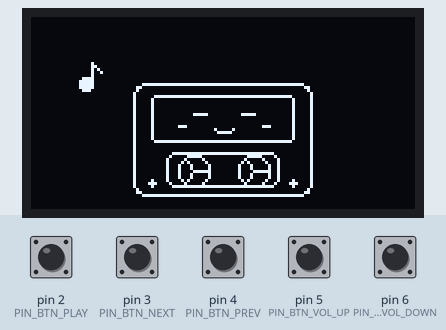
This sketch was run on a simulated Arduino Uno, built with avr-gcc and run on an emulated ATmega328P. Shown: 128×64 one-colour display. The test bench sets the inputs (shaded band); at power-on: pin 2 (PIN_BTN_PLAY), pin 3 (PIN_BTN_NEXT), pin 4 (PIN_BTN_PREV), pin 5 (PIN_BTN_VOL_UP), pin 6 (PIN_BTN_VOL_DOWN) HIGH. The audio player accepts every command and is not drawn; what the sketch prints to the serial monitor is not drawn.

Above: at 1.7 s.
1.8 s: pin 2 (PIN_BTN_PLAY) pulled LOW for 1 s
4.3 s: pin 3 (PIN_BTN_NEXT) pulled LOW for 0.15 s
At 5.3 s:
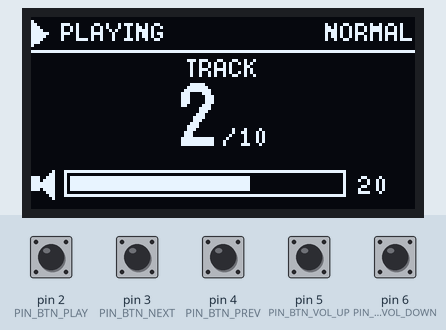
6.1 s: pin 2 (PIN_BTN_PLAY) pulled LOW for 0.15 s
At 7.7 s:
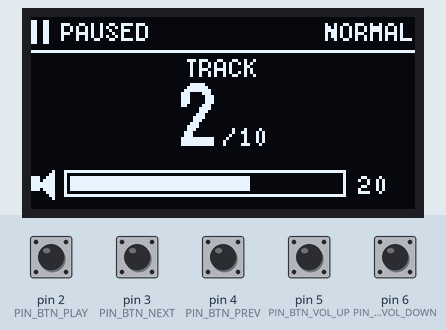
8.0 s: pin 2 (PIN_BTN_PLAY) pulled LOW for 1 s
At 9.4 s:
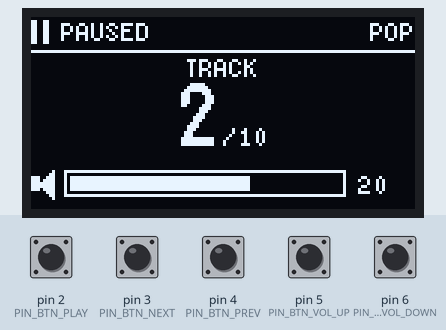
10.5 s: pin 4 (PIN_BTN_PREV) pulled LOW for 0.15 s
At 12.0 s:
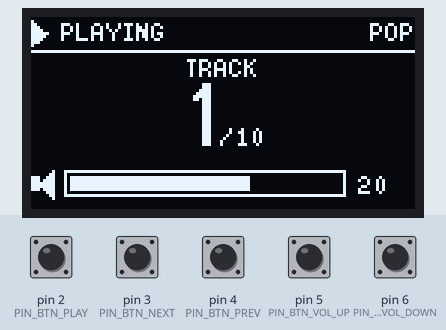
12.3 s: pin 5 (PIN_BTN_VOL_UP) pulled LOW for 0.15 s
At 14.0 s:
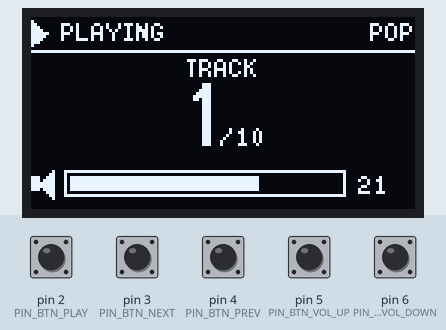
Timing chart, 0 to 15.0 s (numbered marks = the images above; inputs shaded):
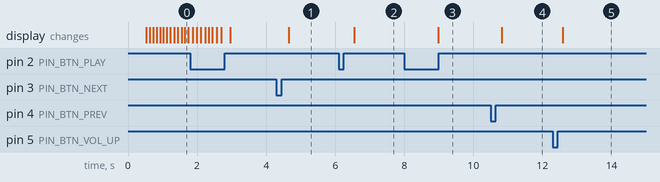

Measured:
- after the input at 4.3 s, the display: changes after 0.35 s (image 1)
- after the input at 6.1 s, the display: changes after 0.45 s (image 2)
- after the input at 8.0 s, the display: changes after 0.98 s (image 3)
- after the input at 10.5 s, the display: changes after 0.32 s (image 4)
- after the input at 12.3 s, the display: changes after 0.30 s (image 5)

The sketch:

MP3Player.ino
```cpp
// MP3Player: Arduino Uno + DFPlayer Mini + SH1106 OLED + 5 buttons.
//
// This file only connects the modules. Pins and settings: config.h.
// Serial monitor: 115200 baud.

#include "config.h"
#include "debug.h"
#include "Buttons.h"
#include "Player.h"
#include "Display.h"

Buttons buttons;
Player  player;
Display display;

static bool booting = true;

static void handleButton(ButtonEvent ev) {
  DBG(F("[btn] "));
  DBGLN(Buttons::name(ev));
  switch (ev) {
    case BTN_PLAY:      player.togglePlay(); break;
    case BTN_NEXT:      player.next();       break;
    case BTN_PREV:      player.previous();   break;
    case BTN_VOL_UP:    player.volumeUp();   break;
    case BTN_VOL_DOWN:  player.volumeDown(); break;
    case BTN_PLAY_LONG: player.cycleEq();    break;
    default: break;
  }
}

void setup() {
  // Serial is always on so errors are visible even with DEBUG 0.
  Serial.begin(SERIAL_BAUD);
  Serial.println(F("\nMP3Player booting"));

  uint8_t held = buttons.begin();
  for (uint8_t i = 0; i < Buttons::COUNT; i++) {
    if (held & (1 << i)) {
      Serial.print(F("WARN: button reads pressed at boot: "));
      Serial.print(Buttons::name((ButtonEvent)(i + 1)));
      Serial.println(F(" (check which switch legs are wired)"));
    }
  }

  player.begin();    // opens the serial link; the DFPlayer boots meanwhile
  display.begin();   // logs its own error; the player works without it
  display.startBoot(millis());
}

void loop() {
  uint32_t now = millis();
  buttons.update(now);

  ButtonEvent ev;
  if (booting) {
    // Any press during the animation just skips it.
    while ((ev = buttons.poll()) != BTN_NONE) display.skipBoot();
    // The animation doubles as the DFPlayer's start-up time. If it was
    // skipped, or there's no display, wait out DF_BOOT_MS (without blocking).
    if (display.bootDone() && now >= DF_BOOT_MS) {
      player.connect();
      booting = false;
    }
  } else {
    while ((ev = buttons.poll()) != BTN_NONE) handleButton(ev);
    player.update(now);
  }

  display.update(now, player.state());
}
```

BootAnim.cpp
```cpp
#include "config.h"
#if USE_DISPLAY
#include "BootAnim.h"
#include <avr/pgmspace.h>

// Timeline (ms): hop in 0-460, reels spin from 460, blinks at 1000 and 1700,
// notes float up from 600, happy face + "hi!" from 2000.

constexpr int CX = 64;       // cassette centre x
constexpr int REST_Y = 22;   // cassette top edge once it has landed

// Reel spoke endpoints (dx, dy) at radius 4, for 4 rotation phases.
// Three spokes 120 deg apart look identical after a 120 deg turn, so 4 steps
// of 30 deg are a full visual cycle, with no sin()/cos() or float code
// (floating-point math would add ~1-2 KB of flash on the AVR).
static const int8_t SPOKES[4][3][2] PROGMEM = {
  { { 4, 0 }, { -2, 3 }, { -2, -3 } },   //   0, 120, 240 deg
  { { 3, 2 }, { -3, 2 }, {  0, -4 } },   //  30, 150, 270
  { { 2, 3 }, { -4, 0 }, {  2, -3 } },   //  60, 180, 300
  { { 0, 4 }, { -3, -2 }, { 3, -2 } },   //  90, 210, 330
};

static int cassetteY(uint16_t t) {
  if (t < 300) return 2 + (REST_Y - 2) * (int)t / 300;       // drop
  if (t < 380) return REST_Y - 3 * (int)(t - 300) / 80;      // bounce up...
  if (t < 460) return REST_Y - 3 + 3 * (int)(t - 380) / 80;  // ...and settle
  return REST_Y;
}

static void drawReel(U8G2 &g, int cx, int cy, uint8_t phase) {
  g.drawCircle(cx, cy, 5);
  for (uint8_t k = 0; k < 3; k++) {
    int8_t dx = (int8_t)pgm_read_byte(&SPOKES[phase][k][0]);
    int8_t dy = (int8_t)pgm_read_byte(&SPOKES[phase][k][1]);
    g.drawLine(cx, cy, cx + dx, cy + dy);
  }
}

static void drawEye(U8G2 &g, int x, int y, bool blink, bool happy) {
  if (happy) {                       // ^
    g.drawLine(x - 2, y + 1, x, y - 1);
    g.drawLine(x, y - 1, x + 2, y + 1);
  } else if (blink) {                // -
    g.drawHLine(x - 2, y, 5);
  } else {                           // o
    g.drawDisc(x, y, 2);
  }
}

static void drawCassette(U8G2 &g, int y, uint16_t t) {
  g.drawRFrame(CX - 30, y, 60, 38, 4);        // body
  g.drawRFrame(CX - 24, y + 4, 48, 16, 2);    // label = face
  g.drawRFrame(CX - 19, y + 23, 38, 12, 3);   // reel window
  g.drawDisc(CX - 24, y + 33, 1);             // screw holes
  g.drawDisc(CX + 23, y + 33, 1);

  bool blink = (t >= 1000 && t < 1120) || (t >= 1700 && t < 1820);
  bool happy = t >= 2000;
  drawEye(g, CX - 8, y + 10, blink, happy);
  drawEye(g, CX + 8, y + 10, blink, happy);

  g.drawPixel(CX - 3, y + 15);                // smile
  g.drawHLine(CX - 2, y + 16, 5);
  g.drawPixel(CX + 3, y + 15);
  g.drawHLine(CX - 15, y + 14, 3);            // blush
  g.drawHLine(CX + 13, y + 14, 3);

  uint8_t phase = t < 460 ? 0 : (t / 80) % 4;
  drawReel(g, CX - 10, y + 29, phase);
  drawReel(g, CX + 10, y + 29, phase);
}

static void drawNote(U8G2 &g, int x, int y) {   // (x, y) = centre of the note head
  g.drawDisc(x, y, 2);
  g.drawVLine(x + 2, y - 7, 7);
  g.drawLine(x + 2, y - 7, x + 5, y - 4);
}

// A note that floats up 20 px over 1 s starting at `start`, swaying 1 px.
static void drawFloatingNote(U8G2 &g, uint16_t t, uint16_t start, int x) {
  if (t < start || t - start >= 1000) return;
  uint16_t e = t - start;
  int y = 30 - (int)(e / 50);                    // 20 px per 1000 ms
  uint8_t p = (e / 100) % 4;
  int sway = (p == 1) - (p == 3);                // 0, +1, 0, -1
  if (y < 9) return;                             // keep the stem on screen
  drawNote(g, x + sway, y);
}

void drawBootFrame(U8G2 &g, uint16_t t) {
  drawCassette(g, cassetteY(t), t);
  drawFloatingNote(g, t, 600, 18);
  drawFloatingNote(g, t, 1100, 106);
  drawFloatingNote(g, t, 1500, 20);
  if (t >= 2000) {
    g.setFont(u8g2_font_6x10_tr);
    g.setCursor(CX - 9, 15);                     // "hi!" is 3 x 6 px wide
    g.print(F("hi!"));
  }
}

#endif  // USE_DISPLAY
```

BootAnim.h
```cpp
// Boot animation: a little cassette tape with a face hops in, spins its
// reels, blinks, sends up some music notes, then says hi.
#pragma once
#include <U8g2lib.h>

constexpr uint16_t BOOT_ANIM_MS  = 2800;  // total length
constexpr uint16_t BOOT_FRAME_MS = 50;    // at most ~20 fps; a page-mode redraw takes ~25 ms anyway

// Draws the frame for `t` ms into the animation. Must only draw (no state
// changes): in page-buffer mode U8g2 calls it 8 times per frame, once per
// 8-pixel strip, and every call has to draw the same picture.
void drawBootFrame(U8G2 &g, uint16_t t);
```

Buttons.cpp
```cpp
#include "Buttons.h"
#include "config.h"
#include "debug.h"

// Same order as ButtonEvent (minus BTN_NONE).
static const uint8_t PINS[Buttons::COUNT] = {
  PIN_BTN_PLAY, PIN_BTN_NEXT, PIN_BTN_PREV, PIN_BTN_VOL_UP, PIN_BTN_VOL_DOWN,
};

static inline bool hasLongPress(uint8_t i) {
  return PLAY_LONG_PRESS && i == 0;
}

uint8_t Buttons::begin() {
  for (uint8_t i = 0; i < COUNT; i++) {
    pinMode(PINS[i], INPUT_PULLUP);
  }
  delayMicroseconds(100);  // let the ~35k internal pull-ups charge the wiring (setup only)

  uint8_t heldMask = 0;
  uint32_t now = millis();
  for (uint8_t i = 0; i < COUNT; i++) {
    bool raw = digitalRead(PINS[i]) == LOW;
    // Start from the real state so a button held (or miswired) at boot
    // doesn't produce a phantom press.
    _btn[i] = { raw, raw, true, now, now };
    if (raw) heldMask |= 1 << i;
  }
  return heldMask;
}

void Buttons::update(uint32_t now) {
  for (uint8_t i = 0; i < COUNT; i++) {
    Button &b = _btn[i];
    bool raw = digitalRead(PINS[i]) == LOW;

    // Any raw change, including each bounce, restarts the settle timer.
    // Subtracting timestamps (now - then) stays correct when millis()
    // wraps around after ~49 days; comparing them directly would not.
    if (raw != b.rawPressed) {
      b.rawPressed = raw;
      b.rawChangedAt = now;
      continue;
    }

    // Raw has been steady for the debounce window: accept it.
    if (raw != b.pressed && now - b.rawChangedAt >= BUTTON_DEBOUNCE_MS) {
      b.pressed = raw;
      ButtonEvent ev = (ButtonEvent)(i + 1);
      if (raw) {
        b.pressedAt = now;
        b.longFired = false;
        if (!hasLongPress(i)) push(ev);          // act on press: feels instant
      } else if (hasLongPress(i) && !b.longFired) {
        push(ev);                                 // released before long: short press
      }
    }

    // Fire the long press while still held, so it happens without letting go.
    if (hasLongPress(i) && b.pressed && !b.longFired &&
        now - b.pressedAt >= LONG_PRESS_MS) {
      b.longFired = true;
      push(BTN_PLAY_LONG);
    }
  }
}

void Buttons::push(ButtonEvent e) {
  if (_count == QUEUE_SIZE) {
    DBGLN(F("[btn] queue full, dropped event"));
    return;
  }
  _queue[(_head + _count) % QUEUE_SIZE] = e;
  _count++;
}

ButtonEvent Buttons::poll() {
  if (_count == 0) return BTN_NONE;
  ButtonEvent e = _queue[_head];
  _head = (_head + 1) % QUEUE_SIZE;
  _count--;
  return e;
}

const __FlashStringHelper *Buttons::name(ButtonEvent e) {
  switch (e) {
    case BTN_PLAY:      return F("PLAY/PAUSE");
    case BTN_NEXT:      return F("NEXT");
    case BTN_PREV:      return F("PREV");
    case BTN_VOL_UP:    return F("VOL+");
    case BTN_VOL_DOWN:  return F("VOL-");
    case BTN_PLAY_LONG: return F("PLAY (long)");
    default:            return F("NONE");
  }
}
```

Buttons.h
```cpp
// Debounced buttons that produce exactly one event per physical press.
#pragma once
#include <Arduino.h>

// Order matches the pin table in Buttons.cpp: button i produces event i + 1.
enum ButtonEvent : uint8_t {
  BTN_NONE = 0,
  BTN_PLAY,
  BTN_NEXT,
  BTN_PREV,
  BTN_VOL_UP,
  BTN_VOL_DOWN,
  BTN_PLAY_LONG,   // Play held past LONG_PRESS_MS (replaces BTN_PLAY)
};

class Buttons {
public:
  // Sets up the pins. Returns a bitmask of buttons that already read as
  // pressed (bit 0 = Play ... bit 4 = Vol-). Non-zero at boot usually means a
  // wiring fault, such as a 4-leg switch wired across its internally joined legs.
  uint8_t begin();

  // Call every loop() pass. Samples all buttons; never blocks.
  void update(uint32_t now);

  // Next pending event, or BTN_NONE.
  ButtonEvent poll();

  static const __FlashStringHelper *name(ButtonEvent e);

  static constexpr uint8_t COUNT = 5;

private:
  struct Button {
    bool     rawPressed;     // last raw reading, bounces and all
    bool     pressed;        // debounced state
    bool     longFired;      // long-press event already sent for this hold
    uint32_t rawChangedAt;   // when the raw reading last changed
    uint32_t pressedAt;      // when the debounced press began
  };

  void push(ButtonEvent e);

  Button _btn[COUNT];

  // Tiny FIFO so two buttons settling in the same pass both get delivered.
  static constexpr uint8_t QUEUE_SIZE = 4;
  ButtonEvent _queue[QUEUE_SIZE];
  uint8_t _head = 0;
  uint8_t _count = 0;
};
```

Display.cpp
```cpp
#include "Display.h"
#include "config.h"
#include "debug.h"

#if USE_DISPLAY
#include <Wire.h>
#include <U8g2lib.h>
#include "BootAnim.h"

// _1_ = page-buffer mode: a 128-byte buffer (one 8-pixel-tall strip) instead
// of the full 1 KB frame. Each redraw runs the drawing code 8 times, once per
// strip, which is why drawing must be done between firstPage()/nextPage().
#if OLED_IS_SSD1306
static U8G2_SSD1306_128X64_NONAME_1_HW_I2C u8g2(U8G2_R0, U8X8_PIN_NONE);
#else
static U8G2_SH1106_128X64_NONAME_1_HW_I2C u8g2(U8G2_R0, U8X8_PIN_NONE);
#endif

// Fonts: _tr = ASCII only, _tn = digits only; much smaller in flash than _tf.
#define FONT_SMALL u8g2_font_5x8_tr       // 5 px wide, monospace
#define FONT_TITLE u8g2_font_6x10_tr      // 6 px wide, monospace
#define FONT_BIG   u8g2_font_logisoso20_tn

bool Display::begin() {
  Wire.begin();
  // If SDA/SCL are miswired or shorted, the stock Wire library can wait
  // forever for the bus. With a timeout (3 ms) it gives up and resets instead.
  Wire.setWireTimeout(3000, true);

  // U8g2 never checks for an I2C acknowledgement, so it "succeeds" even with
  // nothing connected. Ask the address ourselves first.
  Wire.beginTransmission(OLED_I2C_ADDR);
  if (Wire.endTransmission() != 0) {
    Serial.print(F("ERROR: no OLED at I2C 0x"));
    Serial.print(OLED_I2C_ADDR, HEX);
    Serial.println(F(" (check SDA=A4, SCL=A5, VCC/GND order, address)"));
    return false;
  }

  u8g2.setI2CAddress(OLED_I2C_ADDR << 1);  // U8g2 wants the 8-bit form
  u8g2.setBusClock(OLED_I2C_CLOCK);
  u8g2.begin();
  _present = true;
  DBGLN(F("[oled] ready"));
  return true;
}

void Display::startBoot(uint32_t now) {
  if (!_present) return;
  _mode = MODE_BOOT;
  _bootStart = now;
  _lastFrame = now - BOOT_FRAME_MS;   // draw the first frame immediately
}

void Display::skipBoot() {
  if (_mode != MODE_BOOT) return;
  _mode = MODE_MAIN;
  _dirty = true;
}

// Writes n (1..65535) into buf and returns its length.
static uint8_t toStr(uint16_t n, char *buf) {
  utoa(n, buf, 10);
  return strlen(buf);
}

static void drawStatusIcon(PlayStatus st) {
  switch (st) {
    case PS_PLAYING: u8g2.drawTriangle(0, 1, 0, 9, 5, 5); break;       // >
    case PS_PAUSED:  u8g2.drawBox(0, 1, 2, 8); u8g2.drawBox(4, 1, 2, 8); break;  // ||
    default:         u8g2.drawBox(0, 2, 6, 6); break;                  // []
  }
}

static void drawMain(const PlayerState &s) {
  char num[6], count[7];

  // Top bar: status on the left, EQ preset right-aligned, SIM marker between.
  drawStatusIcon(s.status);
  u8g2.setFont(FONT_SMALL);
  u8g2.setCursor(10, 8);
  u8g2.print(s.status == PS_PLAYING ? F("PLAYING") :
             s.status == PS_PAUSED  ? F("PAUSED")  : F("READY"));
  if (s.simulated) {
    u8g2.setCursor(62, 8);
    u8g2.print(F("SIM"));
  }
  const __FlashStringHelper *eq = Player::eqName(s.eq);
  u8g2.setCursor(128 - 5 * strlen_P((PGM_P)eq), 8);   // F() strings live in flash
  u8g2.print(eq);
  u8g2.drawHLine(0, 11, 128);

  // Centre: "TRACK", then a big track number followed by a small "/count".
  u8g2.setCursor((128 - 5 * 5) / 2, 20);
  u8g2.print(F("TRACK"));

  toStr(s.track, num);
  count[0] = '/';
  uint8_t countW = (toStr(s.trackCount, count + 1) + 1) * 5;
  u8g2.setFont(FONT_BIG);
  uint8_t numW = u8g2.getStrWidth(num);   // logisoso is proportional: measure it
  uint8_t x = (128 - (numW + 3 + countW)) / 2;
  u8g2.drawStr(x, 43, num);
  u8g2.setFont(FONT_SMALL);
  u8g2.drawStr(x + numW + 3, 43, count);

  // Bottom: speaker icon, volume bar, number.
  u8g2.drawBox(0, 53, 3, 5);
  u8g2.drawTriangle(3, 55, 7, 51, 7, 60);
  u8g2.drawFrame(11, 51, 94, 9);
  uint8_t fill = (uint16_t)90 * s.volume / VOLUME_MAX;
  if (fill) u8g2.drawBox(13, 53, fill, 5);
  toStr(s.volume, num);
  u8g2.drawStr(109, 59, num);
}

static void drawError(const PlayerState &s) {
  // Warning triangle with "!".
  u8g2.drawLine(12, 1, 1, 22);
  u8g2.drawLine(12, 1, 23, 22);
  u8g2.drawHLine(1, 22, 23);
  u8g2.drawBox(11, 8, 2, 8);
  u8g2.drawBox(11, 18, 2, 2);

  u8g2.setFont(FONT_TITLE);
  u8g2.setCursor(30, 16);
  u8g2.print(Player::errorTitle(s.error));

  u8g2.setFont(FONT_SMALL);
  for (uint8_t i = 0; i < 2; i++) {
    u8g2.setCursor(0, 36 + 10 * i);
    u8g2.print(Player::errorHint(s.error, i));
  }
  u8g2.drawHLine(0, 52, 128);
  u8g2.setCursor((128 - 19 * 5) / 2, 62);
  u8g2.print(F("Press Play to retry"));
}

void Display::update(uint32_t now, const PlayerState &s) {
  if (!_present) return;

  if (_mode == MODE_BOOT) {
    uint32_t t = now - _bootStart;
    if (t < BOOT_ANIM_MS) {
      if (now - _lastFrame >= BOOT_FRAME_MS) {
        _lastFrame = now;
        u8g2.firstPage();
        do { drawBootFrame(u8g2, t); } while (u8g2.nextPage());
      }
      return;
    }
    _mode = MODE_MAIN;
    _dirty = true;
  }

  if (!_dirty && s.version == _drawnVersion) return;
  _dirty = false;
  _drawnVersion = s.version;

#if DEBUG
  uint32_t t0 = millis();
#endif
  u8g2.firstPage();
  do {
    if (s.error != PE_NONE) drawError(s);
    else drawMain(s);
  } while (u8g2.nextPage());
  DBG(F("[oled] redraw "));
  DBG(millis() - t0);
  DBGLN(F(" ms"));
}

#else  // USE_DISPLAY == 0: no OLED; everything is a no-op.

bool Display::begin() { return true; }
void Display::startBoot(uint32_t) {}
void Display::skipBoot() {}
void Display::update(uint32_t, const PlayerState &) {}

#endif
```

Display.h
```cpp
// The OLED: boot animation, player screen, error screen.
// With USE_DISPLAY 0 every method does nothing, so the rest of the code
// doesn't need #ifs.
#pragma once
#include <Arduino.h>
#include "Player.h"

class Display {
public:
  // Checks the OLED answers on I2C, then initialises it. Returns false if
  // nothing answered; the display then stays off and everything else runs.
  bool begin();

  void startBoot(uint32_t now);
  void skipBoot();
  bool bootDone() const { return _mode != MODE_BOOT; }

  // Call every loop() pass. Redraws only when an animation frame is due or
  // the player state changed; a redraw blocks for ~25 ms.
  void update(uint32_t now, const PlayerState &s);

private:
  enum Mode : uint8_t { MODE_BOOT, MODE_MAIN };

  bool     _present = false;
  Mode     _mode = MODE_MAIN;
  bool     _dirty = true;         // force a redraw even if version matches
  uint8_t  _drawnVersion = 0;
  uint32_t _bootStart = 0;
  uint32_t _lastFrame = 0;
};
```

debug.h
```cpp
// Debug logging that compiles away entirely when DEBUG is 0.
//
//   DBG(F("volume "));  DBGLN(vol);  DBGLN(value, HEX);
//
// Always wrap literal text in F() so it's read from flash instead of being
// copied into the Uno's 2KB of RAM at startup.
#pragma once
#include "config.h"

#if DEBUG
  #define DBG(...)   Serial.print(__VA_ARGS__)
  #define DBGLN(...) Serial.println(__VA_ARGS__)
#else
  // do {} while (0) keeps the macro a single statement, so it stays safe
  // inside an if/else without braces.
  #define DBG(...)   do {} while (0)
  #define DBGLN(...) do {} while (0)
#endif
```

Source omitted: Player.cpp (8238 bytes), Player.h (2532 bytes), config.h (4132 bytes)
